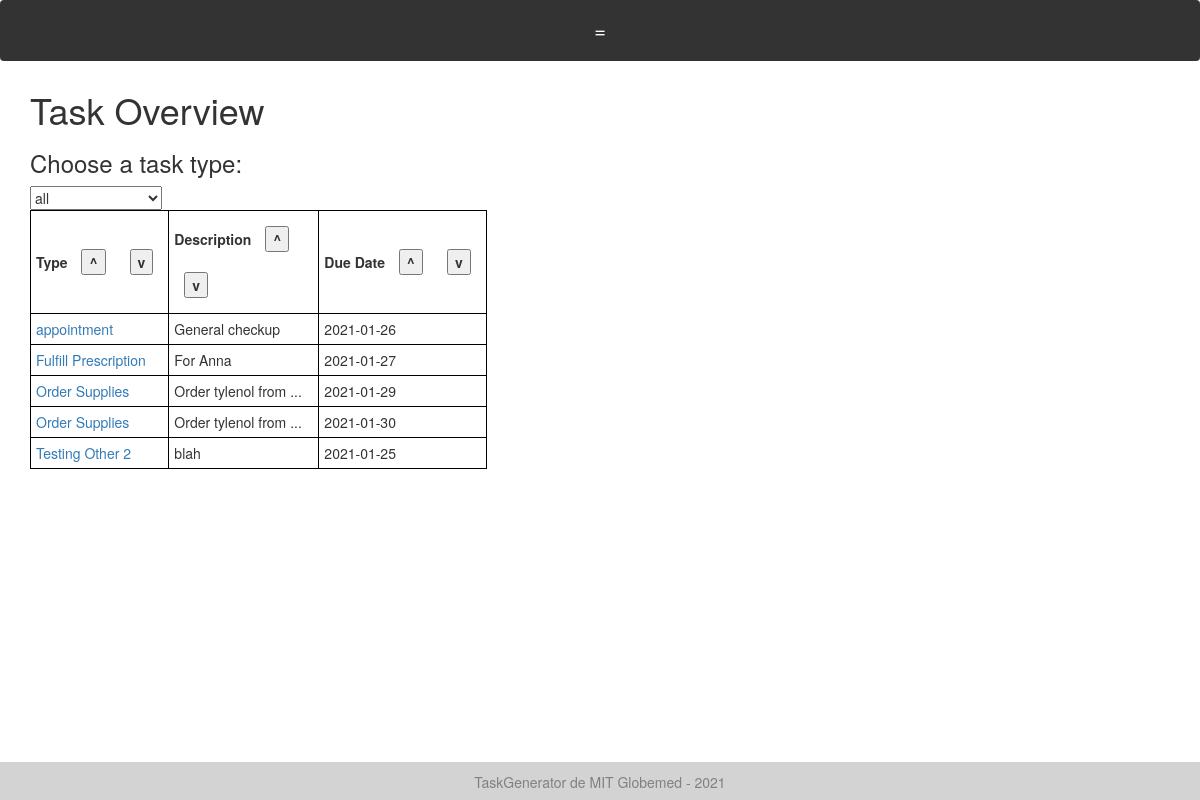
/tasks (signed in), run on the app's committed database.
### models.py (models this page shows)
class Task(Base):
    __tablename__ = "tasks"
    id = Column(Integer, primary_key=True)
    task_type = Column(String, default="Generic")
    creator_id = Column(Integer)
    created_datetime = Column(DateTime)
    created_datestring = Column(String)
    due_datetime = Column(DateTime)
    due_datestring = Column(String)
    description = Column(String)
    completed = Column(Boolean) # completed or not
    fields = Column(PickleType) # dictionary of strings to strings
    reminders = Column(PickleType) # list of datetimes
    reminder_datestrings = Column(PickleType) # list of datetimes
    color = Column(String)
    items_of_use = Column(PickleType) # list of Inventory Item IDs

### app.py (the view)
@app.route('/tasks')
@check_login_wrapper
def tasks():
    return render_template("tasks.html", tasks=get_tasks(), col_strings = ["Due Date"], col_vars = ["due_datestring"], task_types=get_task_types())

### app.py (called while the page is built)
def check_login_wrapper(func):
    @wraps(func)
    def inner(*args, **kwargs):
        if "username" not in login_session:
            flash("Please login to see that page." if login_session["language"] == "English" else "Inicie sesión para ver esa página")
            return redirect(url_for('login'))
        if "language" not in login_session:
            login_session["language"] = "Spanish"
        return func(*args, **kwargs)
    return inner

### database.py (called while the page is built)
def get_task_types():
    return session.query(TaskType).all()

def get_tasks():
    return session.query(Task).all()

### templates/tasks.html (shortened to what this page needs)
{% extends "layout.html" %}
{% block body %}
	<h1>Task Overview</h1>
  <h3>Choose a task type:</h3>
  <select id="task_type" name="task_type" onchange="filterByTaskType()">
    <option value="all">all</option>
  </select>
  <div id="table-container">
	  <table id="hidden-task-table" style="display: none;">
  		<tr>
  			<th> Type <button onclick="sortTable(0)">^</button> <button onclick="sortTable(0, true)">v</button></th>
  			<th>Description <button onclick="sortTable(1)">^</button> <button onclick="sortTable(1, true)">v</button></th>
  			{% for col in col_strings %}
  				<th> {{ col }} <button onclick="sortTable( {{loop.index+1}} )">^</button> <button onclick="sortTable({{loop.index+1}}, true)">v</button></th>
  			{% endfor %}
  	    </tr>
  	{% for task in tasks %}
  		<tr class="task-row">
  			<td><a href="/task/{{task.id}}"> {{ task.task_type }} </a></td>
  			{% if task.description|length > 20 %}
  		        <td class="desc-col"> {{ task.description[:20] }} <span class="tooltip2">...<span class="tooltiptext">{{ task.description }}</span></span></td>
  		    {% else %}
  		    	<td class="desc-col"> {{ task.description }} </td>
  		    {% endif %}
  	        {% for col in col_vars %}
  				<td> {{ task[col] }} </td>
  			{% endfor %}
  	    </tr>
      {% endfor %}
    </table>
  </div>
{%endblock%}

### static/style.css (style rules this page uses)
th { padding: 5px; border: 1px solid black; }
td { padding: 5px; border: 1px solid black; }
button { margin: 10px; }
.desc-col { width: 150px; max-height: 20px; }
.task-row { max-height: 20px; white-space: nowrap; }
.tooltip2 { position: relative; display: inline-block; }

### templates/layout.html (style rules this page uses)
th { padding: 5px; border: 1px solid black; }
td { padding: 5px; border: 1px solid black; }
button { margin: 10px; }
.desc-col { width: 150px; max-height: 20px; }
.task-row { max-height: 20px; white-space: nowrap; }
.tooltip2 { position: relative; display: inline-block; }

### data on the page
Task: task_type "appointment", description "General checkup", due_datestring "2021-01-26"
Task: task_type "Fulfill Prescription", description "For Anna", due_datestring "2021-01-27"
Task: task_type "Order Supplies", description "Order tylenol from", due_datestring "2021-01-29"
Task: task_type "Order Supplies", description "Order tylenol from", due_datestring "2021-01-30"
Task: task_type "Testing Other 2", description "blah", due_datestring "2021-01-25"

### other printed values
{{ col }} "Due Date"
{{ text['TaskGenerator by MIT Globemed - 2021'] }} "TaskGenerator de MIT Globemed - 2021"
